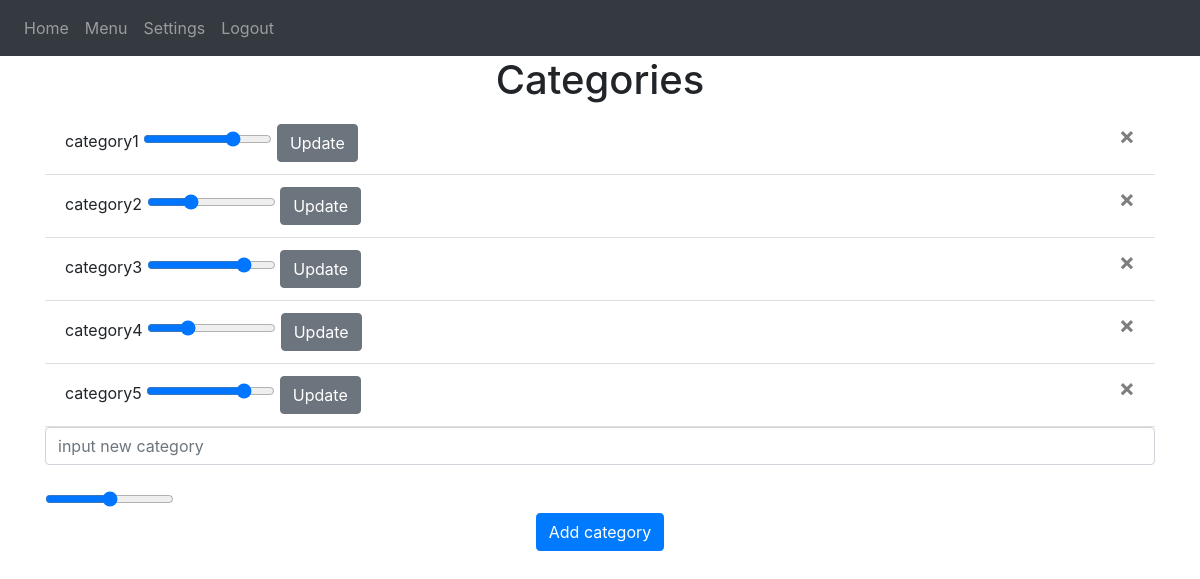
The app's page /settings (signed in), older data.
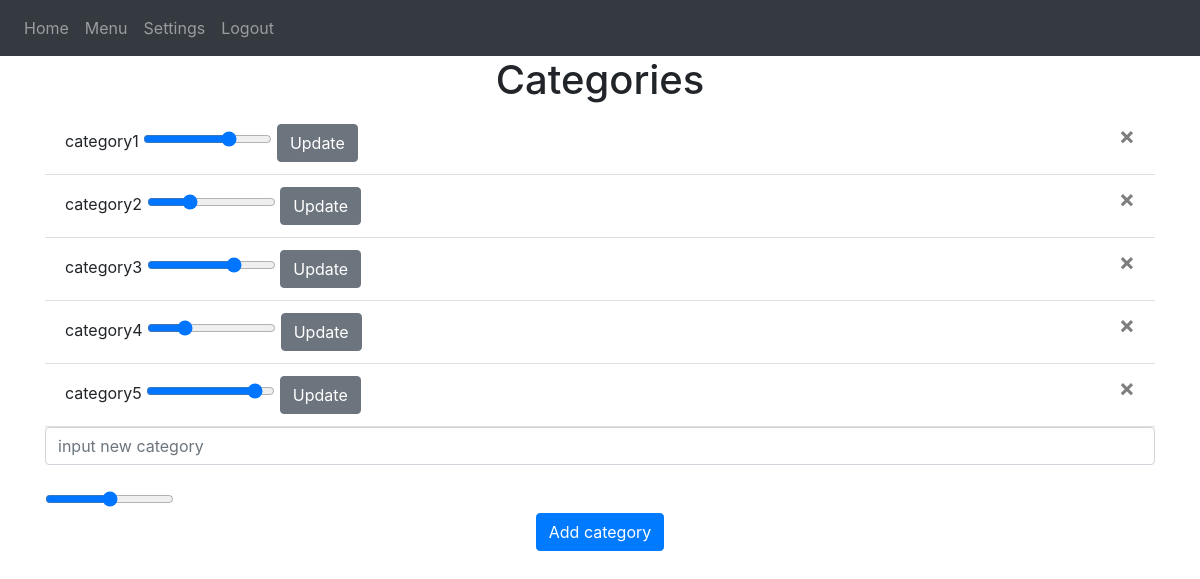
The same page, newer data.
### src/models.py (models this page shows)
class Category(db.Model):
    __tablename__ = "categories"
    id = db.Column(db.Integer, primary_key=True)
    name = db.Column(db.String(100))
    value = db.Column(db.Float())
    immediateValue = db.Column(db.Float())
    user_id = db.Column(db.Integer,db.ForeignKey('users.id'))
    foods = db.relationship('Food',secondary='food_category',back_populates='categories')

### src/views.py (the view, shortened to what this page needs)
@views.route('/settings',methods=['GET','POST'])
@login_required
def settings():
    return render_template("settings.html", user=current_user)

### src/__init__.py (called while the page is built)
def create_app():
    app = Flask(__name__)
    app.config['SECRET_KEY'] = 'tajny klucik'
    app.config['SQLALCHEMY_DATABASE_URI'] = f'sqlite:///{DB_NAME}'
    db.init_app(app)
    from .views import views
    from .auth import auth
    app.register_blueprint(views, url_prefix='/')
    app.register_blueprint(auth, url_prefix='/')
    from .models import User, Food, Category, FoodCategory
    create_database(app)
    login_manager = LoginManager()
    login_manager.login_view = 'auth.login'
    login_manager.init_app(app)
    @login_manager.user_loader
    def load_user(id):
        return User.query.get(int(id))
    return app

### src/templates/settings.html
{% extends "base.html" %} {% block title %}Settings{% endblock %}
{% block content %}
<h1 align="center">Categories</h1>
<ul class="list-group list-group-flush" id="categories">
    {% for category in user.categories %}
    <li class="list-group-item">
        {{ category.name }}
        <input
            type="range"
            name="{{'categoryvalue_'+category.id|string}}"
            id="{{'categoryvalue_'+category.id|string}}"
            class="form-range"
            min="0"
            max="1"
            step="0.01"
            value="{{category.value}}"
        />
        <button type="button" class="btn btn-secondary" onClick="updateCategory({{ category.id }}, {{'categoryvalue_'+category.id|string}} )">
            <span>Update</span>
        </button>
        <button type="button" class="close" onClick="deleteCategory({{ category.id }} )">
            <span aria-hidden="true">&times;</span>
        </button>
    </li>
    {% endfor %}
</ul>
<form method="POST">
    <input
        type="text"
        name="category"
        id="category"
        class="form-control"
        placeholder="input new category"
    />
    <br />
    <input
        type="range"
        name="categoryvalue"
        id="categoryvalue"
        class="form-range"
        min="0"
        max="1"
        step="0.01"
    />
    <br />
    <div align="center">
        <button type="submit" class="btn btn-primary">Add category</button>
    </div>
</form>
{% endblock %}

### src/templates/base.html (shortened to what this page needs)
<!DOCTYPE html>
<html>
  <head>
    <link
      rel="stylesheet"
      href="https://stackpath.bootstrapcdn.com/bootstrap/4.4.1/css/bootstrap.min.css"
    />
    <link
      rel="stylesheet"
      href="https://stackpath.bootstrapcdn.com/font-awesome/4.7.0/css/font-awesome.min.css"
    />
  </head>
  <body>
    <nav class="navbar navbar-expand-lg navbar-dark bg-dark">
      <div class="collapse navbar-collapse" id="navbar">
        <div class="navbar-nav">
        {% if user.is_authenticated %}
          <a class="nav-item nav-link" id="home" href="/">Home</a>
          <a class="nav-item nav-link" id="menu" href="/menu">Menu</a>
          <a class="nav-item nav-link" id="settings" href="/settings">Settings</a>
          <a class="nav-item nav-link" id="logout" href="/logout">Logout</a>
        {% else %}
          <a class="nav-item nav-link" id="login" href="/login">Login</a>
          <a class="nav-item nav-link" id="signUp" href="/sign-up">Sign Up</a>
        {% endif %}
        </div>
      </div>
    </nav>
    <div class="container">{% block content %} {% endblock %}</div>
  </body>
</html>

Row changes from the older to the newer data that the page shows:
changed Category "category1": value "0.72" → "0.69"
changed Category "category2": value "0.32" → "0.31"
changed Category "category3": value "0.79" → "0.7"
changed Category "category4": value "0.29" → "0.26"
changed Category "category5": value "0.79" → "0.89"
